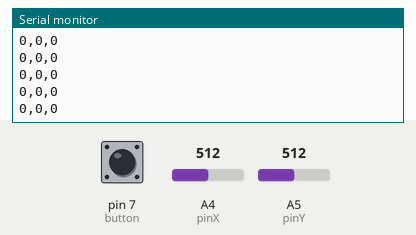
Recording of a sketch running on a simulated Arduino Uno, built with avr-gcc and run on an emulated ATmega328P. Shown: the last lines printed to the serial monitor. The inputs (shaded band) are chosen by the test bench; at power-on: A4 (pinX) = 512, A5 (pinY) = 512, pin 7 (button) LOW.

Above: at 1.2 s.
1.3 s: A4 (pinX) set to 593
At 2.3 s:
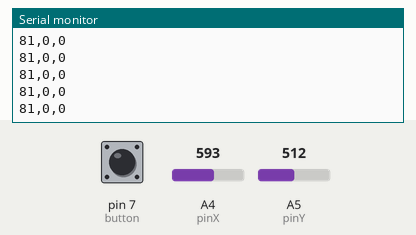
2.8 s: A4 (pinX) set to 623
At 3.5 s:
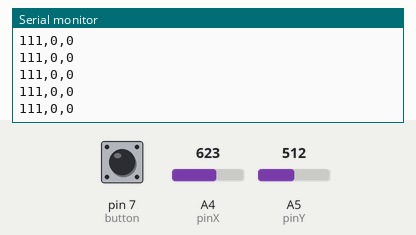
5.8 s: A5 (pinY) set to 530
At 6.4 s:
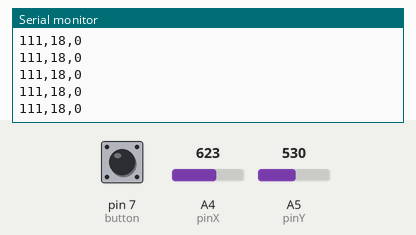
Timing chart, 0 to 8.8 s (numbered marks = the images above; inputs shaded):
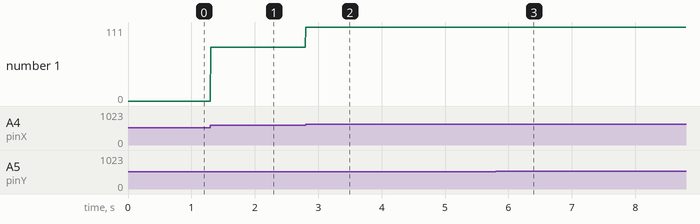

The sketch:

controller.ino
```cpp
int buttonValue;

int pinX = A4;
int pinY = A5;

int button = 7;

int calX, calY, calSW, rawX, rawY;


void setup() {
  // put your setup code here, to run once:
  pinMode(pinX,INPUT);
  pinMode(pinY,INPUT);
  pinMode(button,INPUT);

  calX = analogRead(pinX);
  calY = analogRead(pinY);

  Serial.begin(9600);

}

void loop() {
  // put your main code here, to run repeatedly:

 rawX = analogRead(pinX)- calX;
 rawY = analogRead(pinY)- calY;

 buttonValue = digitalRead(button);

 Serial.print((int)(rawX));
 Serial.print(',');
 Serial.print((int)(rawY));
 Serial.print(',');
 Serial.println(buttonValue);
 delay(10);

}
```

Measured:
- after the input at 1.3 s, the serial monitor: prints a new line at once (image 1)
- after the input at 2.8 s, the serial monitor: prints a new line at once (image 2)
- after the input at 5.8 s, the serial monitor: prints a new line at once (image 3)
- plotted number 1: 0 → 81 after the input at 1.3 s, 81 → 111 after the input at 2.8 s
